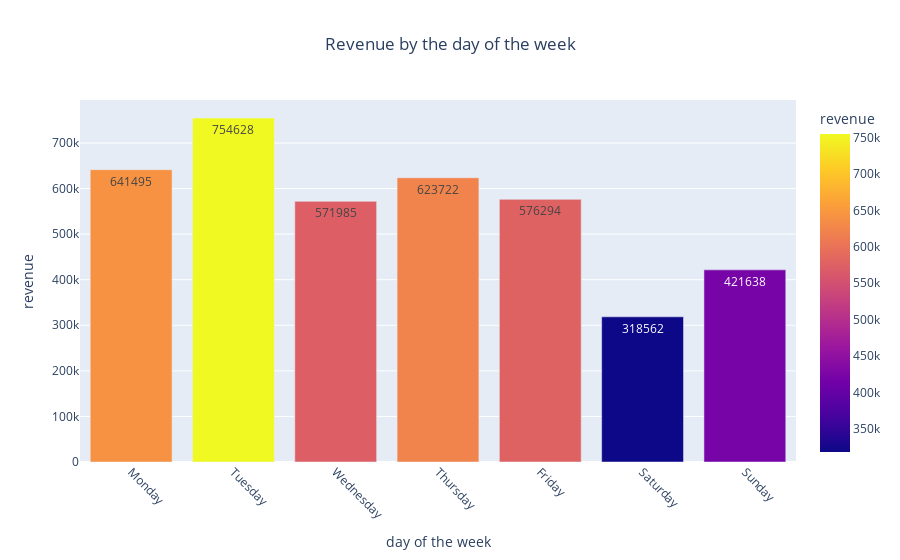

Notebook cell for this chart:
### Markdown cell above
#### vizualizing sales by the day of the week

### Code cell
fig_sales_dow = px.bar(
    sales_per_dow,
    x='dow',
    y='line_total',
    color='line_total',
    title='Revenue by the day of the week',
    labels={'dow': 'day of the week', 'line_total': 'revenue'},
    text=sales_per_dow['line_total'])
    
fig_sales_dow.update_layout(title_x=0.5, xaxis_tickangle=45)
fig_sales_dow.show()

### Figure 1 — Plotly figure (JSON) as saved in the notebook; plotly's stock layout.template omitted (floating-point values rounded to 4 significant figures)
{"data": [{"alignmentgroup": "True", "hovertemplate": "day of the week=%{x}<br>revenue=%{marker.color}<extra></extra>", "legendgroup": "", "marker": {"color": [641495, 754628, 571985, 623722, 576294, 318562, 421638], "coloraxis": "coloraxis", "pattern": {"shape": ""}}, "name": "", "offsetgroup": "", "orientation": "v", "showlegend": false, "text": [641495, 754628, 571985, 623722, 576294, 318562, 421638], "textposition": "auto", "type": "bar", "x": ["Monday", "Tuesday", "Wednesday", "Thursday", "Friday", "Saturday", "Sunday"], "xaxis": "x", "y": [641495, 754628, 571985, 623722, 576294, 318562, 421638], "yaxis": "y"}], "layout": {"barmode": "relative", "coloraxis": {"colorbar": {"title": {"text": "revenue"}}, "colorscale": [[0, "#0d0887"], [0.1111, "#46039f"], [0.2222, "#7201a8"], [0.3333, "#9c179e"], [0.4444, "#bd3786"], [0.5556, "#d8576b"], [0.6667, "#ed7953"], [0.7778, "#fb9f3a"], [0.8889, "#fdca26"], [1, "#f0f921"]]}, "legend": {"tracegroupgap": 0}, "title": {"text": "Revenue by the day of the week", "x": 0.5}, "xaxis": {"anchor": "y", "domain": [0, 1], "tickangle": 45, "title": {"text": "day of the week"}}, "yaxis": {"anchor": "x", "domain": [0, 1], "title": {"text": "revenue"}}}}
